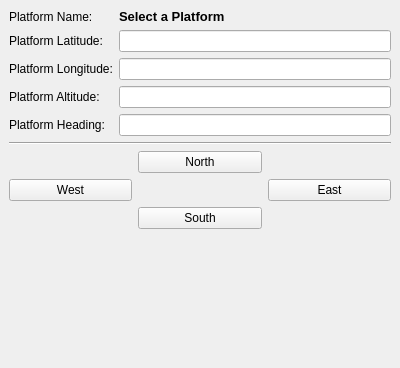
<?xml version="1.0" encoding="UTF-8"?>
<ui version="4.0">
 <class>WarlockTraining</class>
 <widget class="QDockWidget" name="WarlockTraining">
  <property name="geometry">
   <rect>
    <x>0</x>
    <y>0</y>
    <width>400</width>
    <height>368</height>
   </rect>
  </property>
  <property name="windowTitle">
   <string>Warlock Training</string>
  </property>
  <widget class="QWidget" name="dockWidgetContents">
   <layout class="QVBoxLayout" name="verticalLayout">
    <item>
     <layout class="QFormLayout" name="formLayout">
      <item row="0" column="0">
       <widget class="QLabel" name="nameLabel">
        <property name="text">
         <string>Platform Name:</string>
        </property>
       </widget>
      </item>
      <item row="0" column="1">
       <widget class="QLabel" name="nameOutput">
        <property name="font">
         <font>
          <pointsize>10</pointsize>
          <weight>75</weight>
          <bold>true</bold>
         </font>
        </property>
        <property name="text">
         <string>Select a Platform</string>
        </property>
       </widget>
      </item>
      <item row="1" column="0">
       <widget class="QLabel" name="latitudeLabel">
        <property name="text">
         <string>Platform Latitude:</string>
        </property>
       </widget>
      </item>
      <item row="3" column="0">
       <widget class="QLabel" name="longitudeLabel">
        <property name="text">
         <string>Platform Longitude:</string>
        </property>
       </widget>
      </item>
      <item row="5" column="0">
       <widget class="QLabel" name="altitudeLabel">
        <property name="text">
         <string>Platform Altitude:</string>
        </property>
       </widget>
      </item>
      <item row="7" column="0">
       <widget class="QLabel" name="headingLabel">
        <property name="text">
         <string>Platform Heading:</string>
        </property>
       </widget>
      </item>
      <item row="1" column="1">
       <widget class="wkf::LatitudeLineEdit" name="latitudeLineEdit">
        <property name="readOnly">
         <bool>true</bool>
        </property>
       </widget>
      </item>
      <item row="3" column="1">
       <widget class="wkf::LongitudeLineEdit" name="longitudeLineEdit">
        <property name="readOnly">
         <bool>true</bool>
        </property>
       </widget>
      </item>
      <item row="5" column="1">
       <widget class="wkf::AltitudeLineEdit" name="altitudeLineEdit">
        <property name="readOnly">
         <bool>true</bool>
        </property>
       </widget>
      </item>
      <item row="7" column="1">
       <widget class="wkf::AngleLineEdit" name="headingLineEdit">
        <property name="readOnly">
         <bool>true</bool>
        </property>
       </widget>
      </item>
     </layout>
    </item>
    <item>
     <widget class="Line" name="line">
      <property name="orientation">
       <enum>Qt::Horizontal</enum>
      </property>
     </widget>
    </item>
    <item>
     <layout class="QGridLayout" name="gridLayout_2">
      <item row="2" column="1">
       <widget class="QPushButton" name="southPushButton">
        <property name="text">
         <string>South</string>
        </property>
       </widget>
      </item>
      <item row="1" column="0">
       <widget class="QPushButton" name="westPushButton">
        <property name="text">
         <string>West</string>
        </property>
       </widget>
      </item>
      <item row="1" column="2">
       <widget class="QPushButton" name="eastPushButton">
        <property name="text">
         <string>East</string>
        </property>
       </widget>
      </item>
      <item row="0" column="1">
       <widget class="QPushButton" name="northPushButton">
        <property name="text">
         <string>North</string>
        </property>
       </widget>
      </item>
     </layout>
    </item>
    <item>
     <spacer name="verticalSpacer">
      <property name="orientation">
       <enum>Qt::Vertical</enum>
      </property>
      <property name="sizeHint" stdset="0">
       <size>
        <width>20</width>
        <height>40</height>
       </size>
      </property>
     </spacer>
    </item>
   </layout>
  </widget>
 </widget>
 <customwidgets>
  <customwidget>
   <class>wkf::AltitudeLineEdit</class>
   <extends>QLineEdit</extends>
   <header>WkfUnitTypes.hpp</header>
  </customwidget>
  <customwidget>
   <class>wkf::AngleLineEdit</class>
   <extends>QLineEdit</extends>
   <header>WkfUnitTypes.hpp</header>
  </customwidget>
  <customwidget>
   <class>wkf::LatitudeLineEdit</class>
   <extends>QLineEdit</extends>
   <header>WkfUnitTypes.hpp</header>
  </customwidget>
  <customwidget>
   <class>wkf::LongitudeLineEdit</class>
   <extends>QLineEdit</extends>
   <header>WkfUnitTypes.hpp</header>
  </customwidget>
 </customwidgets>
 <tabstops>
  <tabstop>latitudeLineEdit</tabstop>
  <tabstop>longitudeLineEdit</tabstop>
  <tabstop>altitudeLineEdit</tabstop>
  <tabstop>headingLineEdit</tabstop>
  <tabstop>northPushButton</tabstop>
  <tabstop>westPushButton</tabstop>
  <tabstop>eastPushButton</tabstop>
  <tabstop>southPushButton</tabstop>
 </tabstops>
 <resources/>
 <connections/>
</ui>
